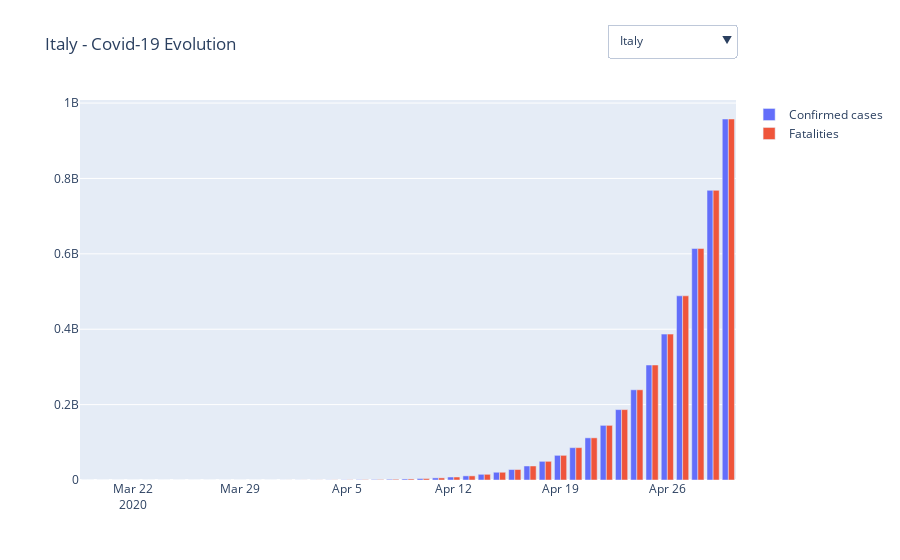

The notebook cell this image was saved under:
### Code cell
# tracer des courbes de predictions


fig = go.Figure()

initialCountry = "Italy"

countriesTraces = []

# Add Traces
for country in countriesDisplayed:
    if country != initialCountry:
        isVisible = False
    else :
        isVisible = True
    fig.add_trace(
        go.Bar(name='Confirmed cases', 
            x=listDateToPredict, 
            y=listValuesPerPlaces("ConfirmedCases",country,countryAndState[country],listDateToPredict,predictedNumberPerCountry),
            visible=isVisible)
    )
    fig.add_trace(
        go.Bar(name='Fatalities', 
            x=listDateToPredict, 
            y=listValuesPerPlaces("Fatalities",country,countryAndState[country],listDateToPredict,predictedNumberPerCountry),
            visible=isVisible)
        )

    countriesTraces += [country,country]

buttonsList = [dict(label=country,method="update",args=[{"visible": [countryAll == country for countryAll in countriesTraces]},{"title": country+' - Covid-19 Evolution'}]) for country in countriesDisplayed]


fig.update_layout(
    updatemenus=[
        dict(
            direction="down",
            active=countriesDisplayed.index(initialCountry),
            x=1,
            y=1.2,
            buttons=buttonsList
        )
    ],
    title=initialCountry+' - Covid-19 Evolution',
    barmode='group')



fig.show()
